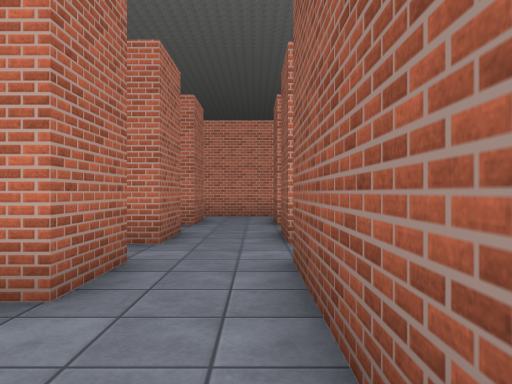
View 1 (above)

22 first-person views from a walk through a Unity game level. The camera is 1.2 m above the floor, looks level and sees 70° across. The floor is counted in squares, 1.55 m on a side. Each view is taken from the middle of a square. On the plan, view 1 faces up. The plan holds only what a view shows up to about 12 squares ahead; the rest is blank. The place goes on beyond the plan. The player character is not drawn. Some surface patterns are stand-ins.

View 2
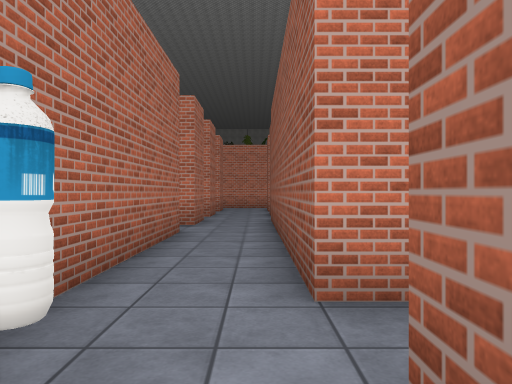

View 3
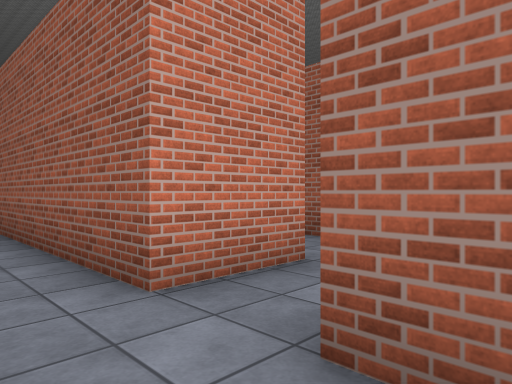

View 4
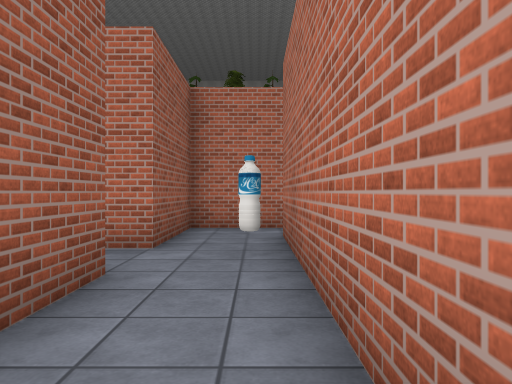

View 5
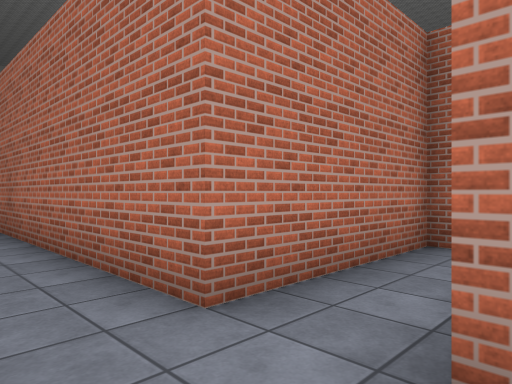

View 6
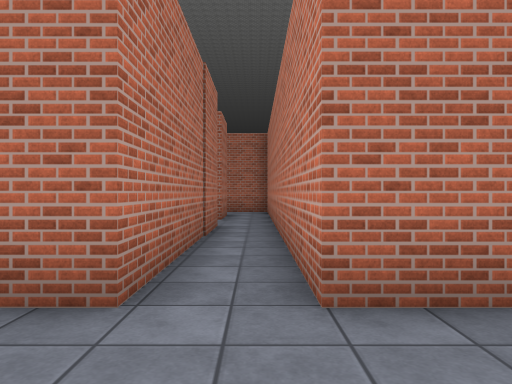

View 7
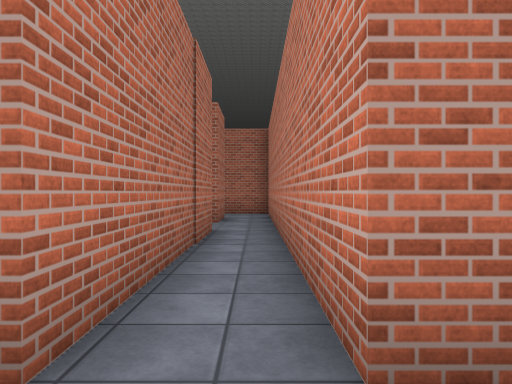

View 8
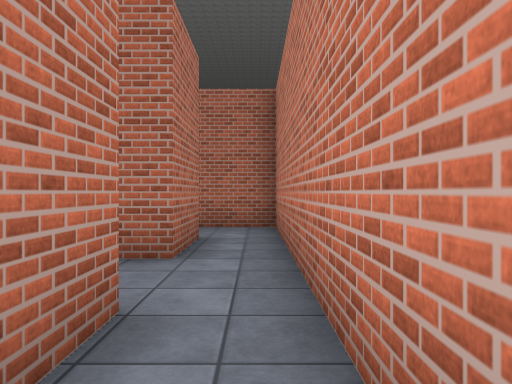

View 9
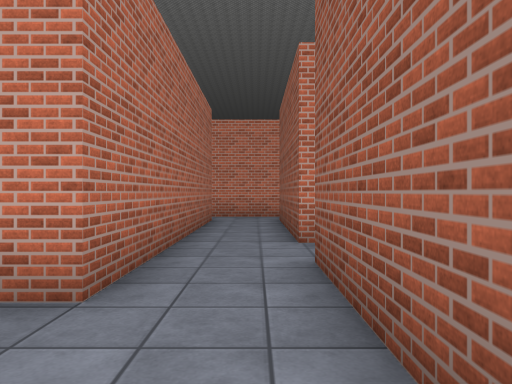

View 10
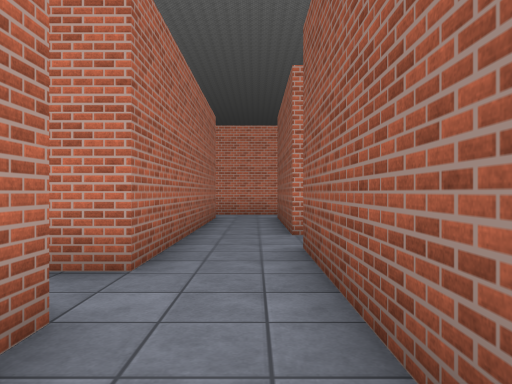

View 11
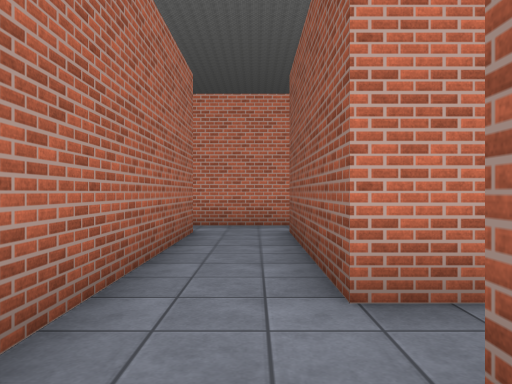

View 12
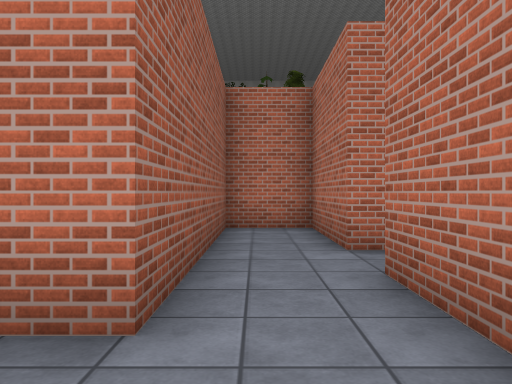

View 13
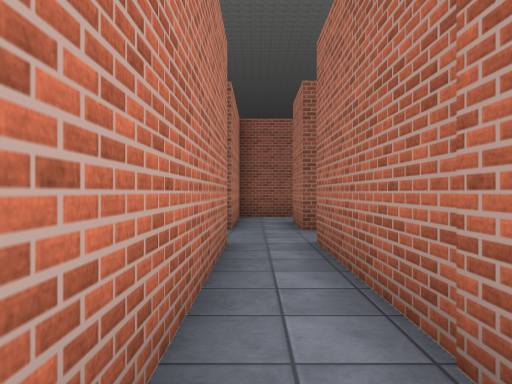

View 14
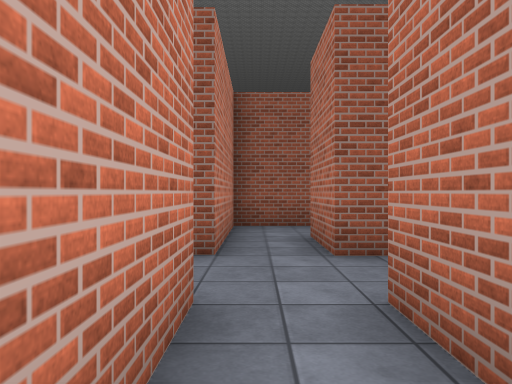

View 15
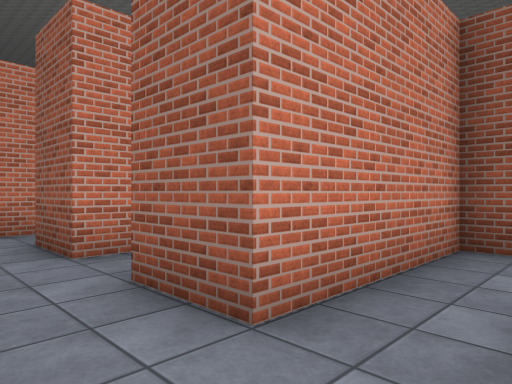

View 16
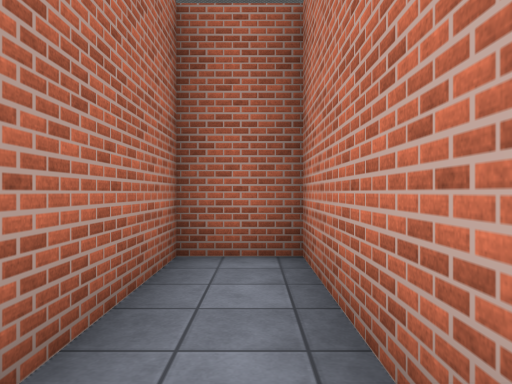

View 17
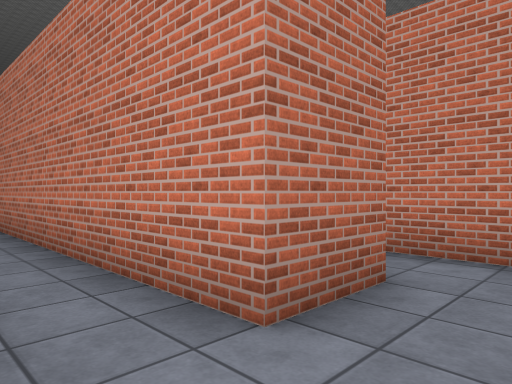

View 18
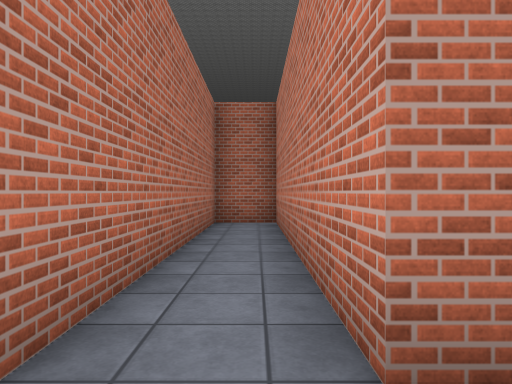

View 19
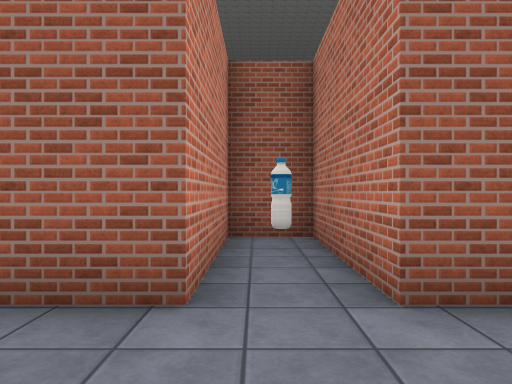

View 20
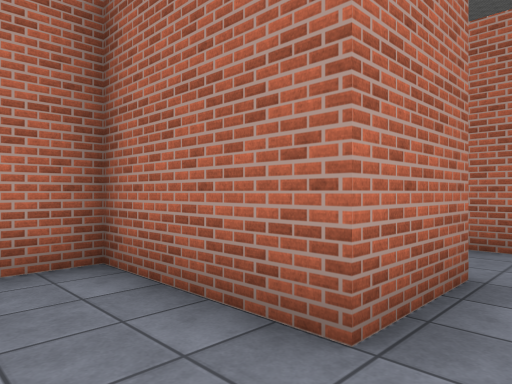

View 21
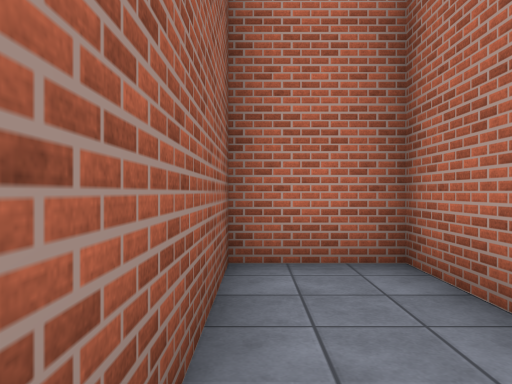

View 22
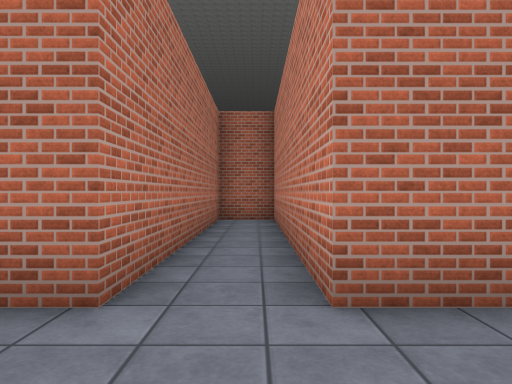

### Floor plan
Points are (right, up) in squares from view 1. A wall is a line through its corners. A room is listed if a view was taken in it or the views show most of it. See-through windows are left out.
Room 1 (views 1, 2, 3, 4, 16)
walls: (-1.4, 2.6) (-5.4, 2.6) (-5.4, 1) (-1.4, 1) (-1.4, -6.5); (2.4, -3.4) (0.4, -3.4) (0.4, 2.6); (0.4, -6.5) (0.4, -5) (1.1, -5)
ways out: opening at (-0.5, 3.5) to room 2; opening at (-0.5, -5.5); opening at (1.5, -4)
objects: other object (-1, -5)
Room 2 (views 5, 6, 7, 8, 11, 12, 13, 14, 15)
walls: (-1.4, 5.4) (-11.4, 5.4); (-6.4, -0.5) (-7.3, -0.5) (-7.3, 4.1) (-1.4, 4.1) (-1.4, 2.6); (0.4, 2.6) (0.4, 4.1) (2.4, 4.1); (-11.1, 4.1) (-9.2, 4.1) (-9.2, -3.4); (2.6, 5.4) (0.4, 5.4); (-7.3, -3.5) (-7.3, -2) (-6.6, -2)
ways out: opening at (-0.5, 3.5) to room 1; opening at (-8, -2.5) to room 3; opening at (-0.5, 6.5) to room 4; opening at (1.5, 5) to room 5; opening at (-6.5, -1)
Room 3 (views 9, 10)
walls: (-9.8, -4.9) (-9.2, -4.9) (-9.2, -7.5); (-9.2, -3.4) (-10.1, -3.4); (-7.3, -7.5) (-7.3, -3.5)
ways out: opening at (-8, -2.5) to room 2
Room 4 (views 17, 18, 19, 22)
walls: (-1.4, 8.5) (-8.9, 8.5); (0.4, 5.4) (0.4, 7) (4.3, 7) (4.3, 8.5) (0.4, 8.5); (-9.2, 8.6) (-9.2, 7) (-1.4, 7) (-1.4, 5.4)
ways out: opening at (-0.5, 6.5) to room 2; opening at (-0.5, 9.5) to room 6
objects: other object (3, 8)
Room 5 (views 20, 21)
walls: (2.4, 4.1) (2.4, 1) (4.3, 1) (4.3, 5.4) (2.6, 5.4)
ways out: opening at (1.5, 5) to room 2
Room 6 (no view inside)
walls: (-1.4, 10.1) (-1.4, 8.5); (0.4, 8.5) (0.4, 10); (0.9, 11.5) (-2.2, 11.5)
ways out: opening at (-0.5, 9.5) to room 4; opening at (-2.5, 11); opening at (1.5, 11)

Positions as (right, up) in squares from view 1, and headings:
1: (0, 0), facing up
2: (0, -6), facing up
3: (-1, -6), facing up-right
4: (-1, 0), facing down
5: (0, 3), facing down-left
6: (1, 5), facing left
7: (0, 5), facing left
8: (-5, 5), facing left
9: (-8, -6), facing up
10: (-8, -7), facing up
11: (-8, -3), facing up
12: (-8, 0), facing down
13: (-7, 5), facing right
14: (-4, 5), facing right
15: (-1, 4), facing up-right
16: (-1, 2), facing left
17: (0, 7), facing up-left
18: (0, 8), facing left
19: (-2, 8), facing right
20: (4, 5), facing down-left
21: (4, 5), facing down
22: (1, 8), facing left
